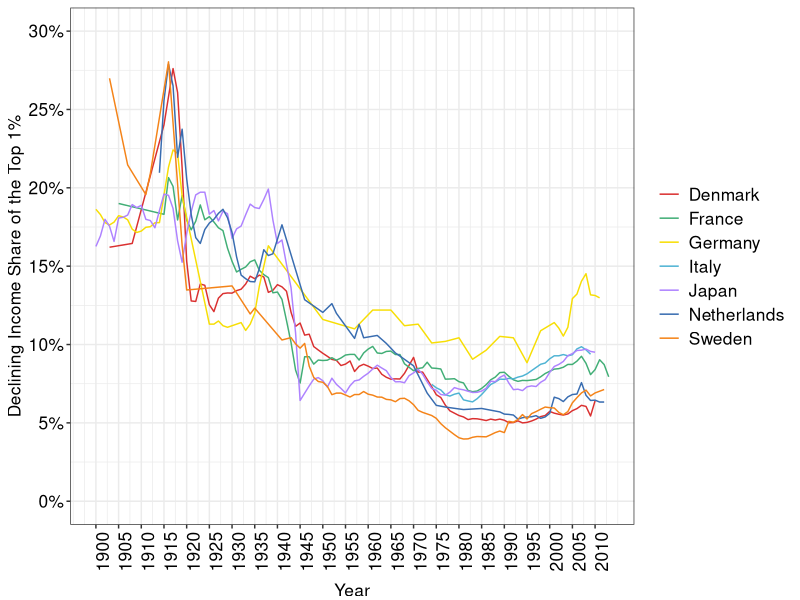
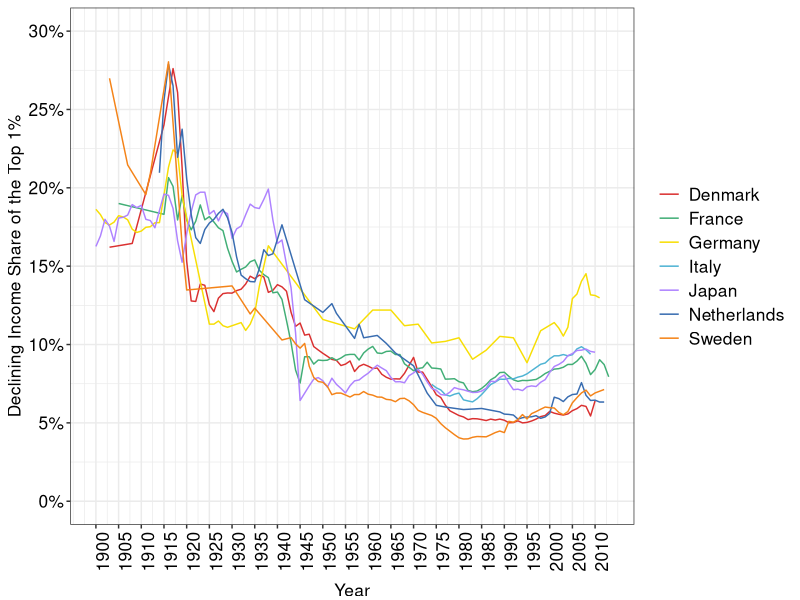

Here is the R script that generated these plots, in order:
require(shape)
library(tidyverse)
library(lubridate)
library(openxlsx)
library(readxl)

declining_share <- read_excel("capitalism/declining_share.xlsx")

COL <- c("#7fc97f", "#beaed4", "#fdc086", "#ffff99", "#386cb0", "#f0027f", "#bf5b17", "#666666")
COLA <- c("#e0f3db", "#99d8c9","#66c2a4","#41ae76", "#238b45", "#005824", "#f0027f")
COLB <- c("#c6dbef", "#4eb3d3", "#2b8cbe", "#0868ac","#084081", "#9e9ac8","#f0027f")
COLC <- c("#fcfbfd", "#efedf5", "#dadaeb", "#bcbddc", "#9e9ac8", "#807dba", "#6a51a3", "#54278f", "#3f007d")
COLD <- c("#DA3030","#41ae76","#F7DE04", "#4eb3d3","#AE82FF","#386cb0","#F48318","#FA328A", "#DA3030")
#Cleaning the wealth share data. Source: CORE
declining_share_gathered <- declining_share %>% 
  gather(Country, declining_share, c("Denmark", "France", "Germany", "Italy", "Japan", "Netherlands", "Sweden") )

declining_share1 <- declining_share_gathered[-c(1, 112, 223, 334, 445, 556, 667), ]

declining_share2 <- declining_share1 %>%
  mutate(Year = ifelse(Country == "Denmark", ...1, ifelse(Country == "France", ...3, ifelse(Country == "Germany", ...5, ifelse(Country == "Italy", ...7, ifelse(Country == "Japan", ...9, ifelse(Country == "Netherlands", ...11, ifelse(Country == "Sweden", ...13, NA))))))))

declining_share2$declining_share = as.numeric(as.character(declining_share2$declining_share))

declining_share3 <- declining_share2 %>%
  select(-c("...1", "...3", "...5", "...7", "...9", "...11", "...13")) %>%
  filter(!is.na(declining_share)) %>%
  mutate(declining_share_decimal = (declining_share)/100)

#Plotting the data
declining_share_plot <- ggplot(declining_share3, aes(x = Year, y = declining_share_decimal, group = Country, color = Country)) +
  geom_line() +
  ylab("Declining Income Share of the Top 1%") +
  scale_y_continuous(breaks = seq(0, 0.3, by = 0.05), labels = scales::percent_format(accuracy = 1), limits = c(0,0.3)) +
  scale_x_continuous(breaks = seq(1900, 2010, by = 5)) +
  theme_bw() +
  theme(legend.position="right",
        legend.title=element_blank(),
        axis.title.y = element_text(size = 12.5, vjust = 1),
        legend.text=element_text(size=12.5),
        axis.text.x = element_text(size = 12.5, angle = 90, color = "black"),
        axis.text.y = element_text(size = 12.5, color = "black"),
        axis.title.x = element_text(size = 12.5, vjust = -1)) +  
  scale_color_manual(values = COLD)


print(declining_share_plot)

#Save plot to PDF
ggsave(declining_share_plot, filename = "declining_share_top_1percent.pdf",
       path = "capitalism",
       width = 9, height = 7, units = "in")


dev.off()
